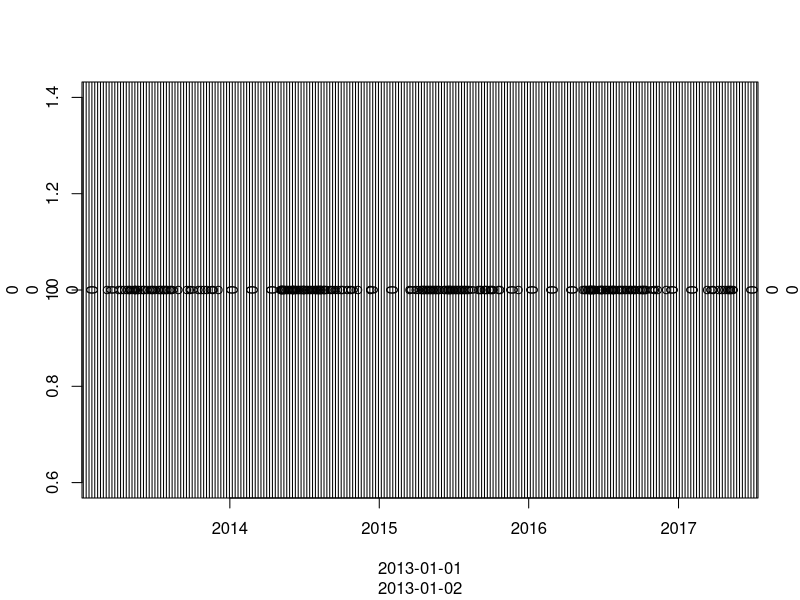
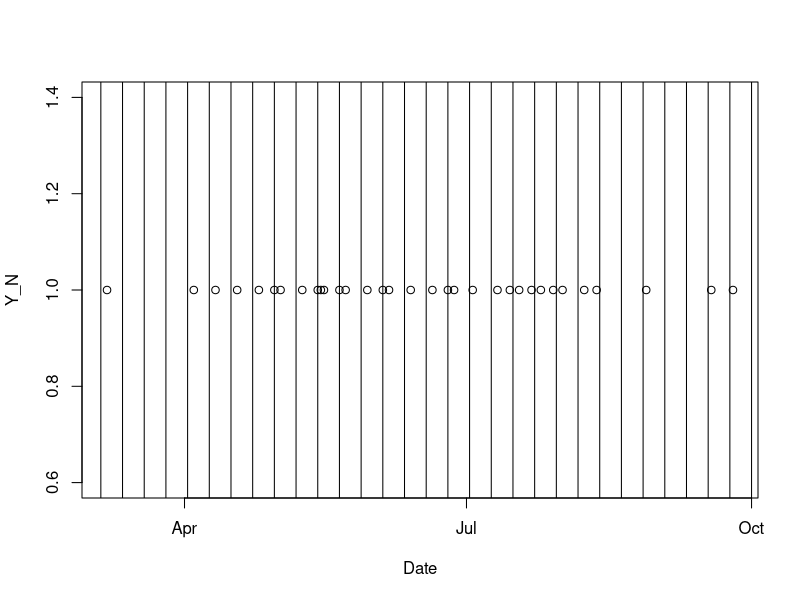
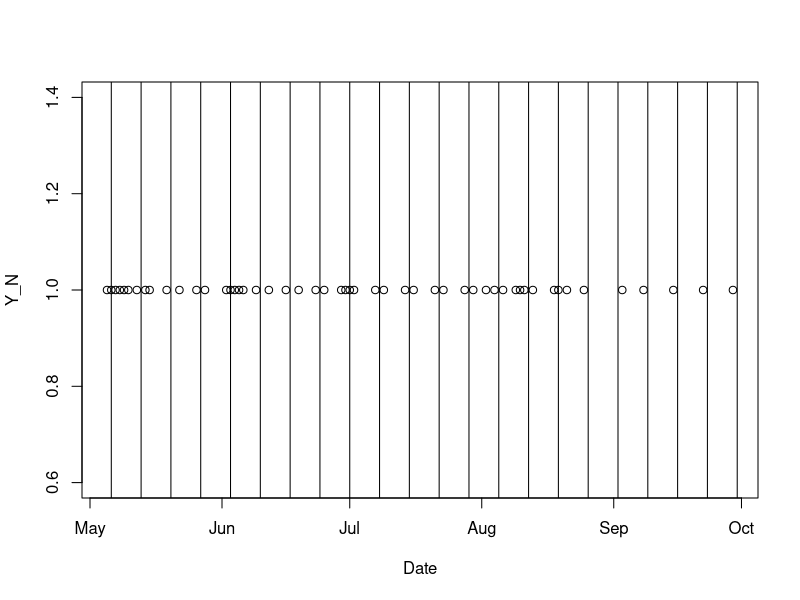
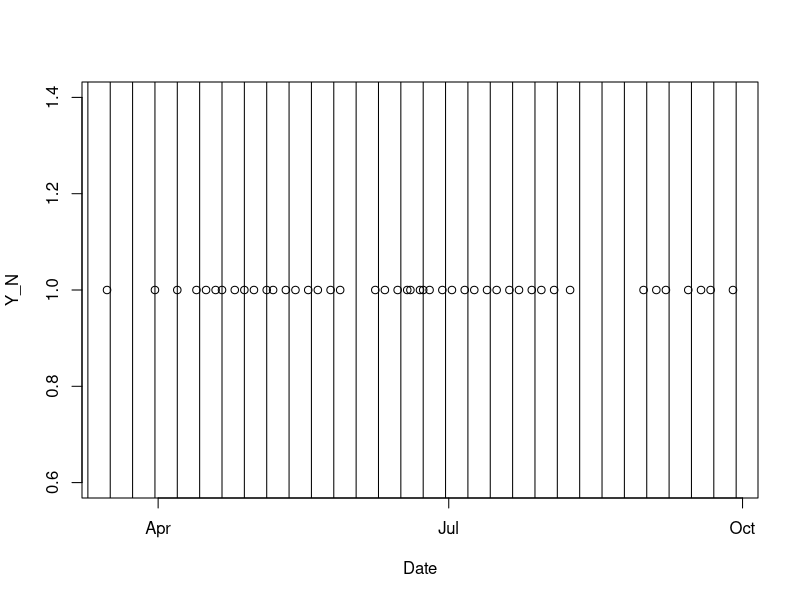
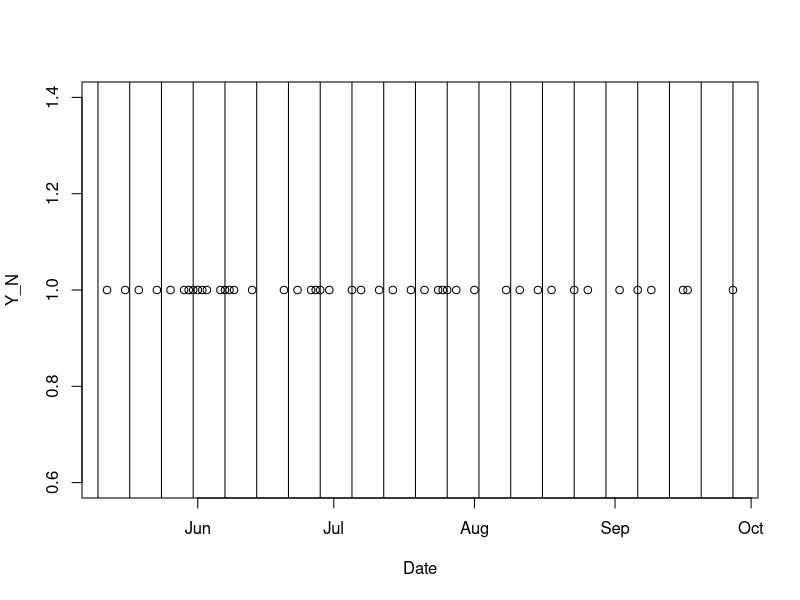

Write R code to recreate these figures, in order.
### interpolating FCR LT dataset

library(tidyverse)
library(ggplot2)

#use the site 50 ctd chla data because this is the response variable
## ie, I want to know the timestep of my response variable first
data <- read.csv("./CTD/FCR_CTD_50_binned.csv")

# first look at where the gaps are in each year
### #2013 dates
#make a dataframe that has every day in 2013
years <- seq(as.Date("2013-01-01"), as.Date("2017-12-31"), by = "day")
dates <- data.frame(matrix(ncol = 2, nrow = length(years)))
dates[1] <- years
colnames(dates) <- c("Date", "Y_N")

#make a dataframe consisting of dates where we have chla data (ie, no NAs)
#first subset data to get rid of any days where we do not have chla data
chla <- data[!is.na(data$Chla_ugL), ]
chladates <- chla %>% select(Date)
chladates <- as.Date(chladates$Date)
yes <- unique(chladates)

y <- ifelse(years %in% yes, 1, 0)
dates[2] <- y

plot(dates[dates$Y_N==1,], dates$Date, dates$Y_N)
abline(v =  seq(as.Date("2013-01-01"), as.Date("2017-12-31"), by = "week"))

dates$Date <- as.Date(dates$Date)

#look at 2013 alone
thirteen <- dates[dates$Date  < "2013-12-31",]
x <- thirteen[thirteen$Date > "2013-03-01" & thirteen$Date < "2013-09-30",]
yes <- x[x$Y_N==1,]
plot(yes)
abline(v =  seq(as.Date("2013-01-01"), as.Date("2017-12-31"), by = "week"))

#look at 2014 alone
fourteen <- dates[dates$Date  < "2014-12-31" & dates$Date > "2014-01-01",]
y <- fourteen[fourteen$Date > "2014-03-01" & fourteen$Date < "2014-09-30",]
yes.y <- y[y$Y_N==1,]
plot(yes.y)
abline(v =  seq(as.Date("2013-01-01"), as.Date("2017-12-31"), by = "week"))

#look at 2015 alone
fifteen <- dates[dates$Date  < "2015-12-31" & dates$Date > "2015-01-01",]
z <- fifteen[fifteen$Date > "2015-03-01" & fifteen$Date < "2015-09-30",]
yes.z <- z[z$Y_N==1,]
plot(yes.z)
abline(v =  seq(as.Date("2013-01-01"), as.Date("2017-12-31"), by = "week"))

#look at 2016 alone
sixteen <- dates[dates$Date  < "2016-12-31" & dates$Date > "2016-01-01",]
a <- sixteen[sixteen$Date > "2016-03-01" & sixteen< "2016-09-30",]
yes.a <- a[a$Y_N==1,]
plot(yes.a)
abline(v =  seq(as.Date("2013-01-01"), as.Date("2017-12-31"), by = "week"))








